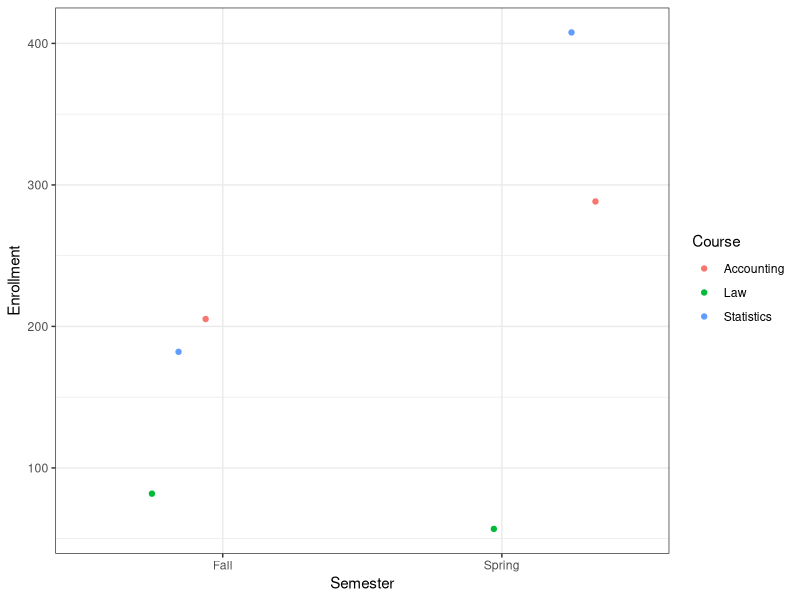
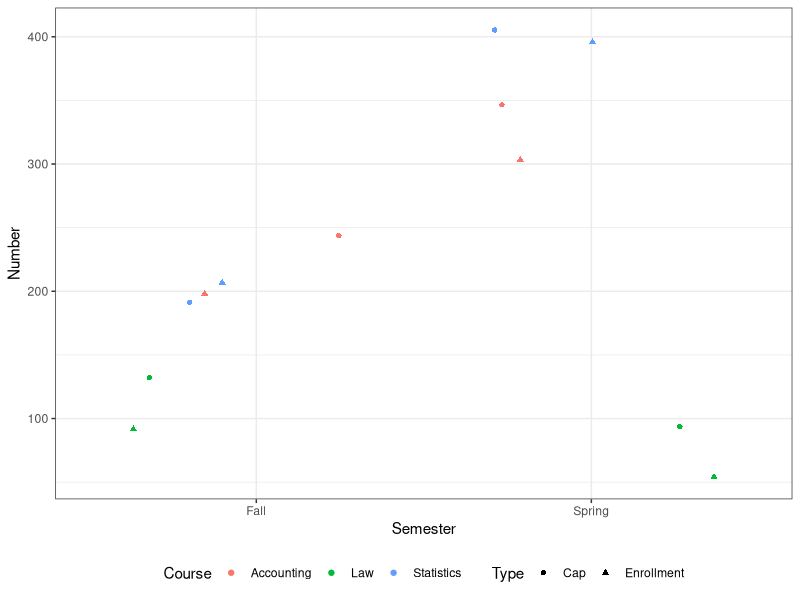

Source code (R) for these figures, in order:
## ---- chunk 1
#| echo: false
#| warning: false
#| message: false
library(tidyverse)
library(palmerpenguins)
## ---- chunk 2
#| echo: false
#| message: false
#| warning: false
library(tidyverse)
D <- tribble(
    ~Semester, ~Course,      ~Enrollment, ~Cap,
       "Fall", "Accounting",         200,  250,
       "Fall", "Law",                100,  125,
       "Fall", "Statistics",         200,  200,
     "Spring", "Accounting",         300,  350,
     "Spring", "Law",                50,   100,
     "Spring", "Statistics",         400,  400
)
## ---- chunk 3
#| echo: false
print(D)
## ---- chunk 4
#| echo: true
ggplot(D, aes(x=Semester, y=Enrollment, color=Course)) +
    geom_jitter() + theme_bw()
## ---- chunk 5
#| echo: false
D2 <- tribble(
    ~Semester, ~Course,      ~Number, ~Type,
       "Fall", "Accounting",     200, "Enrollment",
       "Fall", "Accounting",     250, "Cap",
       "Fall", "Law",        100, "Enrollment",
       "Fall", "Law",        125, "Cap",
       "Fall", "Statistics", 200, "Enrollment",
       "Fall", "Statistics", 200, "Cap",
       "Spring", "Accounting",     300, "Enrollment",
       "Spring", "Accounting",     350, "Cap",
       "Spring", "Law",        50, "Enrollment",
       "Spring", "Law",        100, "Cap",
       "Spring", "Statistics", 400, "Enrollment",
       "Spring", "Statistics", 400, "Cap"
)
print(D2)
## ---- chunk 6
#| echo: true
ggplot(D2, aes(x=Semester, y=Number, shape=Type, color=Course)) +
    geom_jitter() + theme_bw() + theme(legend.position = "bottom")
## ---- chunk 7
#| echo: false
pivot_longer(D, 
             cols=c(Enrollment, Cap), 
             names_to="Type",  # Quote since not a current column
             values_to="Number") |>
    print(n=3)
## ---- chunk 8
pivot_wider(D2, 
            id_cols = c(Semester, Course), 
            values_from = Number, 
            names_from = Type)
